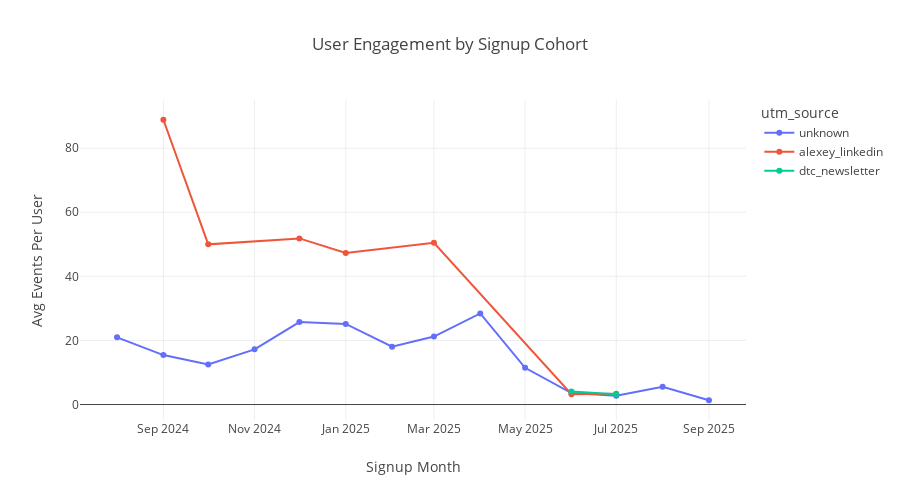

The cell this chart's notebook holds for it:
### Code cell
# Cohort analysis by signup month
cohort_query = f"""
WITH contact_cohorts AS (
    SELECT 
        c.contact_id,
        c.utm_source,
        DATE_TRUNC('month', c.first_seen_at) as cohort_month
    FROM user_attribution.contacts c
    WHERE c.first_seen_at IS NOT NULL
),
cohort_events AS (
    SELECT 
        cc.cohort_month,
        cc.utm_source,
        COUNT(DISTINCT cc.contact_id) as cohort_size,
        COUNT(e.contact_id) as total_events,
        ROUND(CAST(COUNT(e.contact_id) AS FLOAT) / NULLIF(COUNT(DISTINCT cc.contact_id), 0), 2) as avg_events_per_user
    FROM contact_cohorts cc
    LEFT JOIN user_attribution.events e ON cc.contact_id = e.contact_id
    GROUP BY cc.cohort_month, cc.utm_source
)
SELECT 
    cohort_month,
    utm_source,
    cohort_size,
    total_events,
    avg_events_per_user
FROM cohort_events
WHERE cohort_size >= {CONFIG['min_users_for_analysis']}
ORDER BY cohort_month DESC, avg_events_per_user DESC
LIMIT 50
"""
try:
    cohort_metrics = conn.execute(cohort_query).fetchdf()
    if len(cohort_metrics) > 0:
        print("COHORT ANALYSIS (Monthly)")
        print(cohort_metrics.head(20))
        
        if len(cohort_metrics) > 0:
            color_palette = px.colors.qualitative.Plotly
            fig = px.line(
                cohort_metrics,
                x='cohort_month',
                y='avg_events_per_user',
                color='utm_source',
                title='User Engagement by Signup Cohort',
                labels={
                    'cohort_month': 'Signup Month',
                    'avg_events_per_user': 'Avg Events Per User'
                },
                markers=True,
                color_discrete_sequence=color_palette
            )
            fig.update_layout(height=500)
            fig.show()
    else:
        print("No cohort data available (insufficient date information)")
except Exception as e:
    print(f"Error calculating cohorts: {e}")

### Figure 1 — Plotly figure (JSON) as saved in the notebook; plotly's stock layout.template omitted (floating-point values rounded to 4 significant figures)
{"data": [{"hovertemplate": "utm_source=unknown<br>Signup Month=%{x}<br>Avg Events Per User=%{y}<extra></extra>", "legendgroup": "unknown", "line": {"color": "#636EFA", "dash": "solid"}, "marker": {"symbol": "circle"}, "mode": "lines+markers", "name": "unknown", "orientation": "v", "showlegend": true, "type": "scatter", "x": ["2025-09-01T00:00:00+02:00", "2025-08-01T00:00:00+02:00", "2025-07-01T00:00:00+02:00", "2025-06-01T00:00:00+02:00", "2025-05-01T00:00:00+02:00", "2025-04-01T00:00:00+02:00", "2025-03-01T00:00:00+01:00", "2025-02-01T00:00:00+01:00", "2025-01-01T00:00:00+01:00", "2024-12-01T00:00:00+01:00", "2024-11-01T00:00:00+01:00", "2024-10-01T00:00:00+02:00", "2024-09-01T00:00:00+02:00", "2024-08-01T00:00:00+02:00"], "xaxis": "x", "y": [1.34, 5.55, 2.78, 3.6, 11.46, 28.45, 21.23, 18.03, 25.15, 25.74, 17.22, 12.53, 15.43, 20.98], "yaxis": "y"}, {"hovertemplate": "utm_source=alexey_linkedin<br>Signup Month=%{x}<br>Avg Events Per User=%{y}<extra></extra>", "legendgroup": "alexey_linkedin", "line": {"color": "#EF553B", "dash": "solid"}, "marker": {"symbol": "circle"}, "mode": "lines+markers", "name": "alexey_linkedin", "orientation": "v", "showlegend": true, "type": "scatter", "x": ["2025-07-01T00:00:00+02:00", "2025-06-01T00:00:00+02:00", "2025-03-01T00:00:00+01:00", "2025-01-01T00:00:00+01:00", "2024-12-01T00:00:00+01:00", "2024-10-01T00:00:00+02:00", "2024-09-01T00:00:00+02:00"], "xaxis": "x", "y": [3.4, 3.2, 50.5, 47.33, 51.85, 50, 88.88], "yaxis": "y"}, {"hovertemplate": "utm_source=dtc_newsletter<br>Signup Month=%{x}<br>Avg Events Per User=%{y}<extra></extra>", "legendgroup": "dtc_newsletter", "line": {"color": "#00CC96", "dash": "solid"}, "marker": {"symbol": "circle"}, "mode": "lines+markers", "name": "dtc_newsletter", "orientation": "v", "showlegend": true, "type": "scatter", "x": ["2025-07-01T00:00:00+02:00", "2025-06-01T00:00:00+02:00"], "xaxis": "x", "y": [3.22, 4.06], "yaxis": "y"}], "layout": {"height": 500, "legend": {"title": {"text": "utm_source"}, "tracegroupgap": 0}, "title": {"text": "User Engagement by Signup Cohort"}, "xaxis": {"anchor": "y", "domain": [0, 1], "title": {"text": "Signup Month"}}, "yaxis": {"anchor": "x", "domain": [0, 1], "title": {"text": "Avg Events Per User"}}}}
